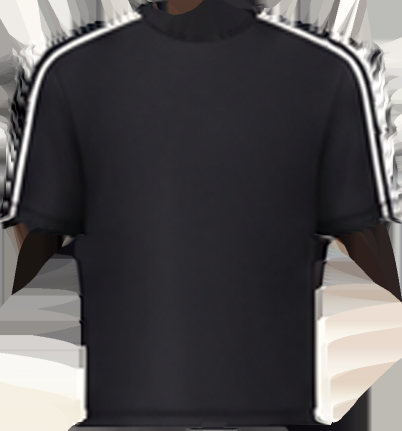
#> input picture assets/hauts/bandes-noir.png, 402 x 431 px; its folder holds only this picture in this run
$ python hauts-bords.py
#> lines starting #> are read from the running program, lines starting #| are printed output that depends on the picture; after the words box and inside, x2 and y2 are one past the last pixel; in counts of white or black regions, pixels touching at a corner belong together
"""Bords des hauts des garçons (assets/hauts/*.png) : les pixels à moitié transparents du contour gardaient la couleur
   du fond de la planche (clairs sur les hauts foncés, foncés sur les clairs). Une fois le haut reteint (marine, kaki…),
   ils devenaient des points blancs ou noirs le long des manches. On leur donne la couleur du tissu voisin
   (la transparence reste la même).  python3 tools/hauts-bords.py  (lancé aussi à la fin de traceur-hauts-garcons.py)"""
import os, glob, numpy as np, cv2
D = os.path.join(os.path.dirname(os.path.abspath(__file__)), '..', 'assets', 'hauts')
for f in sorted(glob.glob(os.path.join(D, '*.png'))):
    a = cv2.imread(f, cv2.IMREAD_UNCHANGED)
#> a is the input picture: shape (431, 402, 4); mean B, G, R, A 80.6, 79, 81.2, 187.1
    al = a[..., 3]
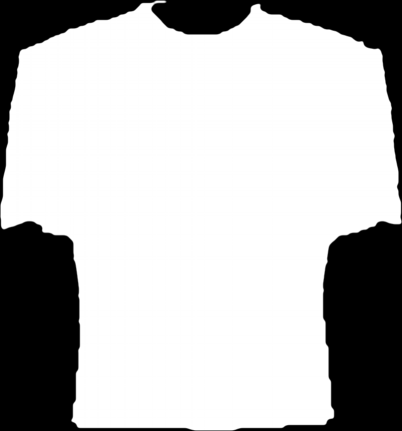
#> al: shape (431, 402); min 0, max 255, mean 187.1
    solid = al >= 250
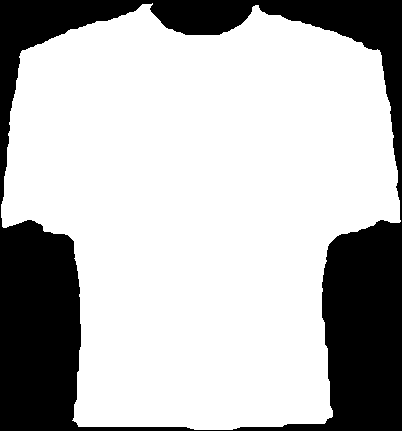
#> solid: shape (431, 402) bool; 72.6% white; 1 black region, box (x1, y1, x2, y2) and area: (0, 0, 402, 431) 47438
    solid = cv2.erode(solid.astype(np.uint8), np.ones((3, 3), np.uint8)).astype(bool)   # le tissu sûr, loin du bord
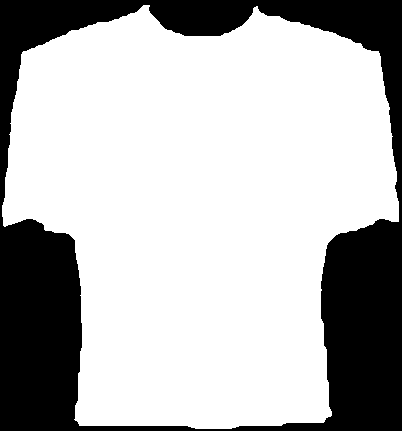
#> solid: shape (431, 402) bool; 71.6% white; 1 black region, box (x1, y1, x2, y2) and area: (0, 0, 402, 431) 49235
    m = (~solid).astype(np.uint8)          # seules les zones de tissu plein servent de modèle (pas le fond transparent)
    rgb = cv2.inpaint(np.ascontiguousarray(a[..., :3]), m, 4, cv2.INPAINT_TELEA)
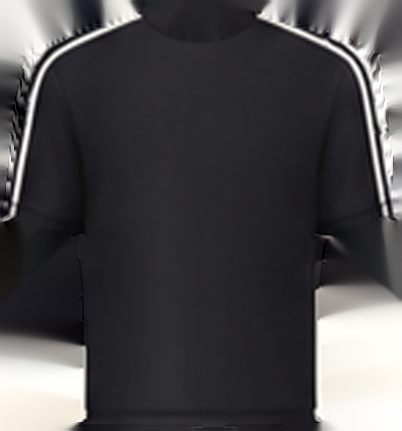
#> rgb: shape (431, 402, 3); mean B, G, R 75.2, 72.7, 74
    out = a.copy(); out[..., :3] = np.where(m[..., None] > 0, rgb, a[..., :3]); out[al == 0, :3] = 0
#> after `out[al == 0, :3] = 0`:
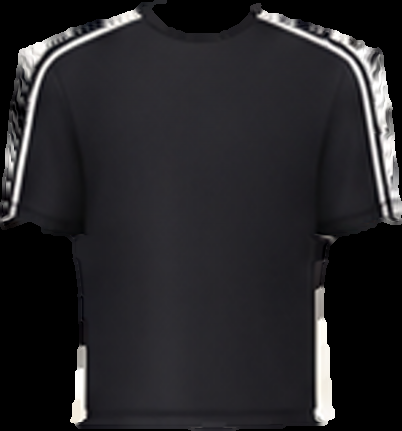
#> out: shape (431, 402, 4); mean B, G, R, A 39.9, 37, 37.8, 187.1
    cv2.imwrite(f, out, [cv2.IMWRITE_PNG_COMPRESSION, 9])
    print(os.path.basename(f))

$ run again, on assets/hauts/deb-noir.png
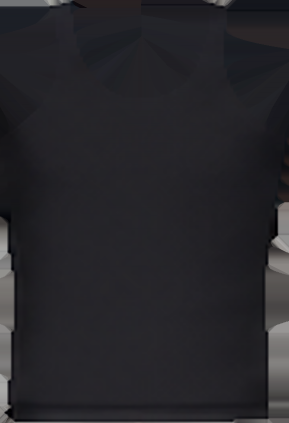
#> input picture assets/hauts/deb-noir.png, 289 x 423 px
#> a is the input picture: shape (423, 289, 4); mean B, G, R, A 41.8, 37.7, 38.5, 187.2
#> `solid = al >= 250`:
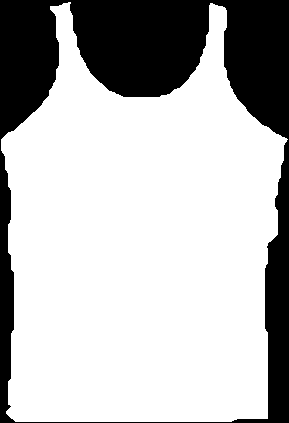
#> solid: shape (423, 289) bool; 72.7% white; 1 black region, box (x1, y1, x2, y2) and area: (0, 0, 289, 423) 33340
#> m: shape (423, 289); values 0 (black) and 1 (white), 28.6% white; 1 white region, box (x1, y1, x2, y2) and area: (0, 0, 289, 423) 35005
#> `out[al == 0, :3] = 0`:
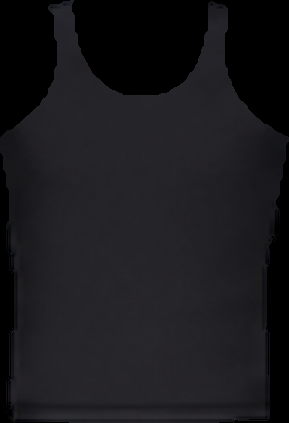
#> out: shape (423, 289, 4); mean B, G, R, A 28.1, 24.8, 25.4, 187.2

$ run again, on assets/hauts/chem-noir.png
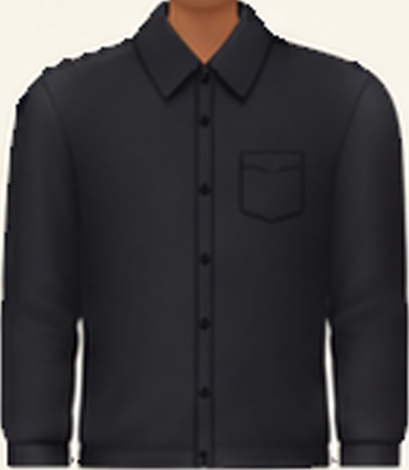
#> input picture assets/hauts/chem-noir.png, 409 x 470 px
#> a is the input picture: shape (470, 409, 4); mean B, G, R, A 66.5, 64.3, 66.7, 217.1
#> `solid = al >= 250`:
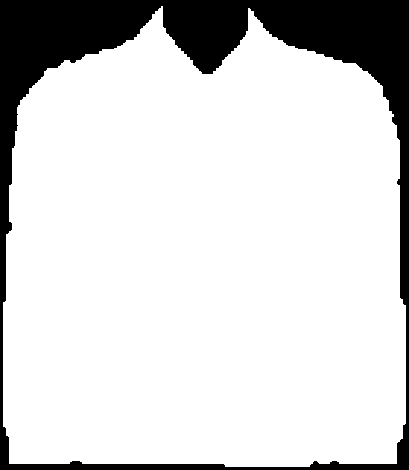
#> solid: shape (470, 409) bool; 83.5% white; 1 black region, box (x1, y1, x2, y2) and area: (0, 0, 409, 470) 31723
#> m: shape (470, 409); values 0 (black) and 1 (white), 17.5% white; 1 white region, box (x1, y1, x2, y2) and area: (0, 0, 409, 470) 33623
#> `out[al == 0, :3] = 0`:
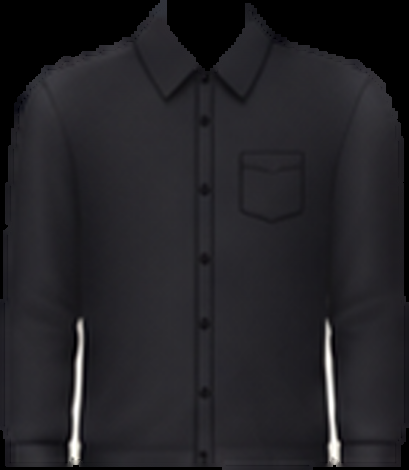
#> out: shape (470, 409, 4); mean B, G, R, A 38.1, 34.2, 35.1, 217.1
